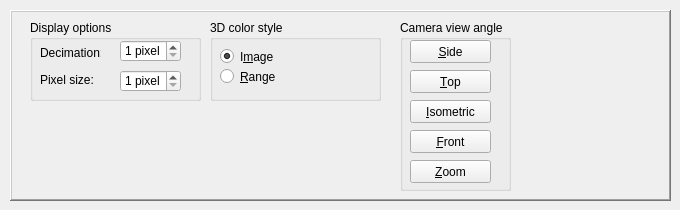
    <widget class="QWidget" name="threeDOptionsTab">
     <attribute name="title">
      <string>3D display options</string>
     </attribute>
     <widget class="QFrame" name="viewerColorFrame">
      <property name="geometry">
       <rect>
        <x>10</x>
        <y>10</y>
        <width>661</width>
        <height>191</height>
       </rect>
      </property>
      <property name="frameShape">
       <enum>QFrame::WinPanel</enum>
      </property>
      <property name="frameShadow">
       <enum>QFrame::Raised</enum>
      </property>
      <widget class="QGroupBox" name="viewColorGroupBox">
       <property name="geometry">
        <rect>
         <x>200</x>
         <y>10</y>
         <width>171</width>
         <height>81</height>
        </rect>
       </property>
       <property name="title">
        <string>3D color style</string>
       </property>
       <widget class="QRadioButton" name="colorImageRadioButton">
        <property name="geometry">
         <rect>
          <x>10</x>
          <y>28</y>
          <width>82</width>
          <height>17</height>
         </rect>
        </property>
        <property name="text">
         <string>I&amp;mage</string>
        </property>
        <property name="shortcut">
         <string>M</string>
        </property>
        <property name="checked">
         <bool>true</bool>
        </property>
       </widget>
       <widget class="QRadioButton" name="rangeImageRadioButton">
        <property name="geometry">
         <rect>
          <x>10</x>
          <y>48</y>
          <width>82</width>
          <height>17</height>
         </rect>
        </property>
        <property name="text">
         <string>&amp;Range</string>
        </property>
        <property name="shortcut">
         <string>R</string>
        </property>
       </widget>
      </widget>
      <widget class="QGroupBox" name="cameraViewGroupBox">
       <property name="geometry">
        <rect>
         <x>390</x>
         <y>10</y>
         <width>111</width>
         <height>171</height>
        </rect>
       </property>
       <property name="title">
        <string>Camera view angle</string>
       </property>
       <widget class="QPushButton" name="viewSidePushButton">
        <property name="geometry">
         <rect>
          <x>10</x>
          <y>20</y>
          <width>81</width>
          <height>23</height>
         </rect>
        </property>
        <property name="text">
         <string>&amp;Side</string>
        </property>
        <property name="shortcut">
         <string>S</string>
        </property>
       </widget>
       <widget class="QPushButton" name="viewTopPushButton">
        <property name="geometry">
         <rect>
          <x>10</x>
          <y>50</y>
          <width>81</width>
          <height>23</height>
         </rect>
        </property>
        <property name="text">
         <string>&amp;Top</string>
        </property>
        <property name="shortcut">
         <string>T</string>
        </property>
       </widget>
       <widget class="QPushButton" name="viewIsoPushButton">
        <property name="geometry">
         <rect>
          <x>10</x>
          <y>80</y>
          <width>81</width>
          <height>23</height>
         </rect>
        </property>
        <property name="text">
         <string>&amp;Isometric</string>
        </property>
        <property name="shortcut">
         <string>I</string>
        </property>
       </widget>
       <widget class="QPushButton" name="viewFrontPushButton">
        <property name="geometry">
         <rect>
          <x>10</x>
          <y>110</y>
          <width>81</width>
          <height>23</height>
         </rect>
        </property>
        <property name="text">
         <string>&amp;Front</string>
        </property>
        <property name="shortcut">
         <string>F</string>
        </property>
       </widget>
       <widget class="QPushButton" name="viewFrontPushButton_2">
        <property name="geometry">
         <rect>
          <x>10</x>
          <y>140</y>
          <width>81</width>
          <height>23</height>
         </rect>
        </property>
        <property name="text">
         <string>&amp;Zoom</string>
        </property>
        <property name="shortcut">
         <string>F</string>
        </property>
       </widget>
      </widget>
      <widget class="QGroupBox" name="displayOptionsGroupBox">
       <property name="geometry">
        <rect>
         <x>20</x>
         <y>10</y>
         <width>171</width>
         <height>81</height>
        </rect>
       </property>
       <property name="title">
        <string>Display options</string>
       </property>
       <widget class="QSpinBox" name="decimationSpinBox">
        <property name="geometry">
         <rect>
          <x>90</x>
          <y>20</y>
          <width>61</width>
          <height>22</height>
         </rect>
        </property>
        <property name="frame">
         <bool>true</bool>
        </property>
        <property name="suffix">
         <string> pixel</string>
        </property>
        <property name="minimum">
         <number>1</number>
        </property>
        <property name="maximum">
         <number>8</number>
        </property>
        <property name="singleStep">
         <number>1</number>
        </property>
       </widget>
       <widget class="QLabel" name="decimationLabel">
        <property name="geometry">
         <rect>
          <x>10</x>
          <y>23</y>
          <width>61</width>
          <height>20</height>
         </rect>
        </property>
        <property name="text">
         <string>Decimation:</string>
        </property>
       </widget>
       <widget class="QLabel" name="pixelSizeLabel">
        <property name="geometry">
         <rect>
          <x>10</x>
          <y>50</y>
          <width>61</width>
          <height>20</height>
         </rect>
        </property>
        <property name="text">
         <string>Pixel size:</string>
        </property>
       </widget>
       <widget class="QSpinBox" name="pixelSizeSpinBox">
        <property name="geometry">
         <rect>
          <x>90</x>
          <y>50</y>
          <width>61</width>
          <height>22</height>
         </rect>
        </property>
        <property name="frame">
         <bool>true</bool>
        </property>
        <property name="suffix">
         <string> pixel</string>
        </property>
        <property name="minimum">
         <number>1</number>
        </property>
        <property name="maximum">
         <number>15</number>
        </property>
        <property name="singleStep">
         <number>1</number>
        </property>
       </widget>
      </widget>
     </widget>
    </widget>
